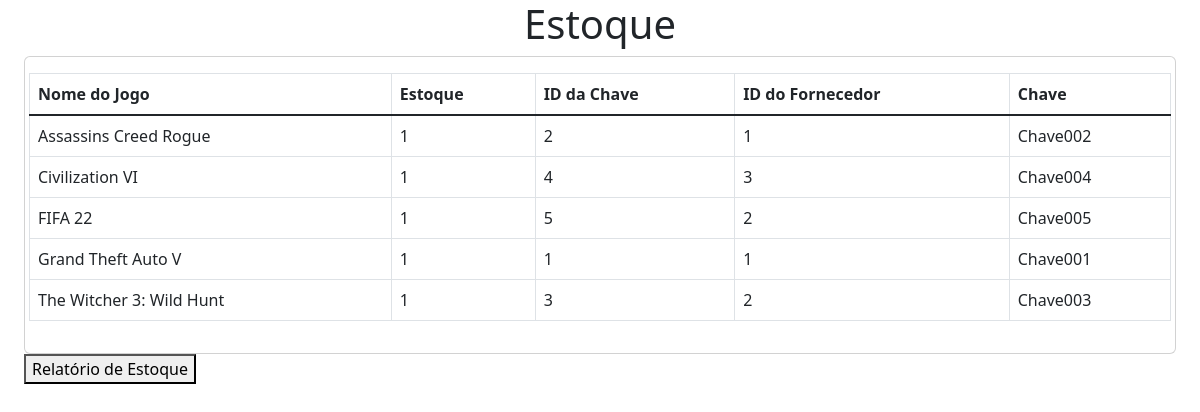
/estoque.php, run on the app's committed database.
### tables this page shows
CREATE TABLE Chaves (
  idChaves INT NOT NULL AUTO_INCREMENT,
  chave VARCHAR(45) NULL DEFAULT NULL,
  estoque TINYINT NOT NULL DEFAULT 1,
  Fornecedores_idFornecedores INT NOT NULL,
  Jogos_idJogos INT NOT NULL,
  PRIMARY KEY (idChaves),
  CONSTRAINT fk_Chaves_Fornecedores
    FOREIGN KEY (Fornecedores_idFornecedores)
    REFERENCES Fornecedores (idFornecedores)
    ON DELETE NO ACTION
    ON UPDATE NO ACTION,
  CONSTRAINT fk_Chaves_Jogos1
    FOREIGN KEY (Jogos_idJogos)
    REFERENCES Jogos (idJogos)
    ON DELETE NO ACTION
    ON UPDATE NO ACTION
);

### estoque.php (the view, shortened to what this page needs)
<?php
include("conexao.php");
$sql = "SELECT  nomeJogo, idChaves, estoque, Fornecedores_idFornecedores, chave FROM ViewChavesComData WHERE estoque = 1 ORDER BY nomeJogo" ;
$result = mysqli_query($conexao, $sql);
?>
<!DOCTYPE html>
<html lang="en">
<head>
    <link rel="stylesheet" href="https://cdnjs.cloudflare.com/ajax/libs/font-awesome/5.15.3/css/all.min.css">
    <link rel="stylesheet" href="css/css1/bootstrap.min.css">
    <link rel="stylesheet" href="css/css1/bs-admin.css">
    <link rel="stylesheet" href="css/css1/jquery.dataTables.min.css">
    <link rel="stylesheet" href="css/css1/select2.min.css">
    <link rel="stylesheet" href="css/css1/select2-bootstrap-5-theme.min.css">
    <link rel="stylesheet" href="css/css1/font-awesome-all.min.css">
    <link rel="stylesheet" href="css/listas.css">
</head>
<body>
    <h1>Estoque </h1>
    <div class="container-fluid">
        <div class="row">
            <div class="col-md-12">
                <div class="card">
                    <div class="card-body">
                        <div class="row">
                            <table class="table table-bordered table-hover tabela-relatorio" id="dados">
                                <thead>
                                    <tr>
                                        <th scope="col">Nome do Jogo</th>
                                        <th scope="col">Estoque</th>
                                        <th scope="col">ID da Chave</th>
                                        <th scope="col">ID do Fornecedor</th>
                                        <th scope="col">Chave</th>
                                    </tr>
                                </thead>
                                <tbody>
                                    <?php
                                    while ($row = mysqli_fetch_assoc($result)) {
                                        ?>
                                        <tr>
                                            <td><?php echo $row['nomeJogo']; ?></td>
                                            <td><?php echo $row['estoque']; ?></td>
                                            <td><?php echo $row['idChaves']; ?></td>
                                            <td><?php echo $row['Fornecedores_idFornecedores']; ?></td>
                                            <td><?php echo $row['chave']; ?></td>
                                        </tr>
                                        <?php
                                    }
                                    ?>
                                </tbody>
                            </table>
                        </div>
                    </div>
                </div>
            </div>
        </div>
        <button id="btnRelatorio">Relatório de Estoque</button>
    </div>
</body>
</html>

### css/listas.css (style rules this page uses)
h1 { align-items: center; text-align: center; }
button { text-align: center; align-items: center; }

### data on the page
chaves: nomeJogo "Assassins Creed Rogue", estoque "1", idChaves "2", Fornecedores_idFornecedores "1", chave "Chave002"
chaves: nomeJogo "Civilization VI", estoque "1", idChaves "4", Fornecedores_idFornecedores "3", chave "Chave004"
chaves: nomeJogo "FIFA 22", estoque "1", idChaves "5", Fornecedores_idFornecedores "2", chave "Chave005"
chaves: nomeJogo "Grand Theft Auto V", estoque "1", idChaves "1", Fornecedores_idFornecedores "1", chave "Chave001"
chaves: nomeJogo "The Witcher 3: Wild Hunt", estoque "1", idChaves "3", Fornecedores_idFornecedores "2", chave "Chave003"
